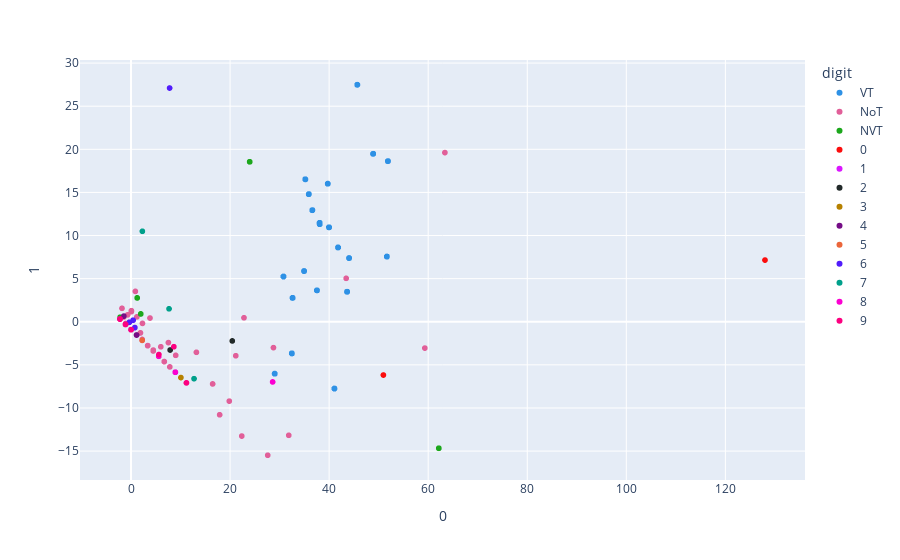

Notebook source saved alongside this figure:
### Code cell
# TED on all layers in the network 

def aggregate_by_all_layers(output_label):
    inputs_container = []
    
    first_key = list(topological_representation.keys())[0]
    labels_container = np.repeat(output_label, len(topological_representation[first_key][output_label]))
    for l in topological_representation.keys():
        temp = []
        for j in range(len(topological_representation[l][output_label])):
            temp.append(topological_representation[l][output_label][j])
        if temp:
            inputs_container.append(np.array(temp))

    return np.array(inputs_container).T, np.array(labels_container)


inputs_all_benign = []
labels_all_benign = []

inputs_all_unknown = []
labels_all_unknown = []

first_key = list(topological_representation.keys())[0]
class_name = list(topological_representation[first_key])

for inx in class_name:

    inputs, labels = aggregate_by_all_layers(output_label=inx)

    if inx != VT_TEMP_LABEL and inx != NVT_TEMP_LABEL and inx != NoT_TEMP_LABEL:
        inputs_all_benign.append(np.array(inputs))
        labels_all_benign.append(np.array(labels))
    else:
        inputs_all_unknown.append(np.array(inputs))
        labels_all_unknown.append(np.array(labels))

inputs_all_benign = np.concatenate(inputs_all_benign)
labels_all_benign = np.concatenate(labels_all_benign)

inputs_all_unknown = np.concatenate(inputs_all_unknown)
labels_all_unknown = np.concatenate(labels_all_unknown)

pca_t = sklearn_PCA(n_components=2)
pca_fit = pca_t.fit(inputs_all_benign)

benign_trajectories = pca_fit.transform(inputs_all_benign)
trajectories = pca_fit.transform(np.concatenate((inputs_all_unknown, inputs_all_benign), axis=0))

df_classes = pd.DataFrame(np.concatenate((labels_all_unknown, labels_all_benign), axis=0))

fig_ = px.scatter(
    trajectories, x=0, y=1, color=df_classes[0].astype(str), labels={'color': 'digit'},
    color_discrete_sequence=px.colors.qualitative.Dark24,
)

fig_.show()

pca = PCA(contamination=0.05)
pca.fit(inputs_all_benign)

y_train_pred = pca.labels_
y_train_scores = pca.decision_scores_
y_train_scores = pca.decision_function(inputs_all_benign)
y_train_pred = pca.predict(inputs_all_benign)

y_test_scores = pca.decision_function(inputs_all_unknown)
y_test_pred = pca.predict(inputs_all_unknown)
prediction_mask = (y_test_pred == 1)
prediction_labels = labels_all_unknown[prediction_mask]
label_counts = Counter(prediction_labels)

for label, count in label_counts.items():
    print(f'Label {label}: {count}')

fpr, tpr, thresholds = metrics.roc_curve((labels_all_unknown == VT_TEMP_LABEL).astype(int), y_test_scores, pos_label=1)
print("AUC:", metrics.auc(fpr, tpr))

tn, fp, fn, tp = confusion_matrix((labels_all_unknown == VT_TEMP_LABEL).astype(int), y_test_pred).ravel()
print("TPR:", tp / (tp + fn))
print("True Positives (TP):", tp)
print("False Positives (FP):", fp)
print("True Negatives (TN):", tn)
print("False Negatives (FN):", fn)

### Figure 1 — Plotly figure (JSON) as saved in the notebook; plotly's stock layout.template omitted (floating-point values rounded to 4 significant figures; data arrays with more than 128 entries replaced by an {"elided": "..."} marker saying what was removed)
{"data": [{"hovertemplate": "digit=VT<br>0=%{x}<br>1=%{y}<extra></extra>", "legendgroup": "VT", "marker": {"color": "#2E91E5", "symbol": "circle"}, "mode": "markers", "name": "VT", "showlegend": true, "type": "scattergl", "x": {"elided": "1000 float values"}, "xaxis": "x", "y": {"elided": "1000 float values"}, "yaxis": "y"}, {"hovertemplate": "digit=NoT<br>0=%{x}<br>1=%{y}<extra></extra>", "legendgroup": "NoT", "marker": {"color": "#E15F99", "symbol": "circle"}, "mode": "markers", "name": "NoT", "showlegend": true, "type": "scattergl", "x": {"elided": "500 float values"}, "xaxis": "x", "y": {"elided": "500 float values"}, "yaxis": "y"}, {"hovertemplate": "digit=NVT<br>0=%{x}<br>1=%{y}<extra></extra>", "legendgroup": "NVT", "marker": {"color": "#1CA71C", "symbol": "circle"}, "mode": "markers", "name": "NVT", "showlegend": true, "type": "scattergl", "x": {"elided": "500 float values"}, "xaxis": "x", "y": {"elided": "500 float values"}, "yaxis": "y"}, {"hovertemplate": "digit=0<br>0=%{x}<br>1=%{y}<extra></extra>", "legendgroup": "0", "marker": {"color": "#FB0D0D", "symbol": "circle"}, "mode": "markers", "name": "0", "showlegend": true, "type": "scattergl", "x": [-2.227, -2.227, -1.109, -2.227, -2.227, -2.227, -2.227, 128.0, -1.109, -2.227, -2.227, -2.227, -2.227, 50.95, -1.109, -2.227, -1.109, -2.227, -2.227], "xaxis": "x", "y": [0.3156, 0.3156, -0.3013, 0.3156, 0.3156, 0.3156, 0.3156, 7.154, -0.3013, 0.3156, 0.3156, 0.3156, 0.3156, -6.179, -0.3013, 0.3156, -0.3013, 0.3156, 0.3156], "yaxis": "y"}, {"hovertemplate": "digit=1<br>0=%{x}<br>1=%{y}<extra></extra>", "legendgroup": "1", "marker": {"color": "#DA16FF", "symbol": "circle"}, "mode": "markers", "name": "1", "showlegend": true, "type": "scattergl", "x": [-2.227, -2.227, -2.227, -2.227, -2.227, -2.227, -2.227, -2.227, -2.227, -2.227, -2.227, -2.227, -2.227, -2.227, -2.227, -2.227, -2.227, -2.227, -2.227, -2.227, -2.227], "xaxis": "x", "y": [0.3156, 0.3156, 0.3156, 0.3156, 0.3156, 0.3156, 0.3156, 0.3156, 0.3156, 0.3156, 0.3156, 0.3156, 0.3156, 0.3156, 0.3156, 0.3156, 0.3156, 0.3156, 0.3156, 0.3156, 0.3156], "yaxis": "y"}, {"hovertemplate": "digit=2<br>0=%{x}<br>1=%{y}<extra></extra>", "legendgroup": "2", "marker": {"color": "#222A2A", "symbol": "circle"}, "mode": "markers", "name": "2", "showlegend": true, "type": "scattergl", "x": [0.008742, -1.109, -2.227, -2.227, -2.227, -2.227, -2.227, -2.227, -2.227, -2.227, -2.227, 7.897, -2.227, -2.227, -2.227, -2.227, -1.109, -2.227, -2.227, 20.45, 8.95, -2.227, -2.227, 0.008742, -2.227], "xaxis": "x", "y": [-0.9182, -0.3013, 0.3156, 0.3156, 0.3156, 0.3156, 0.3156, 0.3156, 0.3156, 0.3156, 0.3156, -3.277, 0.3156, 0.3156, 0.3156, 0.3156, -0.3013, 0.3156, 0.3156, -2.224, -5.853, 0.3156, 0.3156, -0.9182, 0.3156], "yaxis": "y"}, {"hovertemplate": "digit=3<br>0=%{x}<br>1=%{y}<extra></extra>", "legendgroup": "3", "marker": {"color": "#B68100", "symbol": "circle"}, "mode": "markers", "name": "3", "showlegend": true, "type": "scattergl", "x": [-2.227, -2.227, -2.227, -2.227, -2.227, -1.109, -2.227, -1.109, 10.07, -2.227, -2.227, -1.109, -2.227, -1.109, -1.109, -1.109, -2.227, -2.227, -1.109, -2.227, 0.008742, -2.227, -2.227], "xaxis": "x", "y": [0.3156, 0.3156, 0.3156, 0.3156, 0.3156, -0.3013, 0.3156, -0.3013, -6.47, 0.3156, 0.3156, -0.3013, 0.3156, -0.3013, -0.3013, -0.3013, 0.3156, 0.3156, -0.3013, 0.3156, -0.9182, 0.3156, 0.3156], "yaxis": "y"}, {"hovertemplate": "digit=4<br>0=%{x}<br>1=%{y}<extra></extra>", "legendgroup": "4", "marker": {"color": "#750D86", "symbol": "circle"}, "mode": "markers", "name": "4", "showlegend": true, "type": "scattergl", "x": [8.95, -2.227, -1.109, -2.227, -2.227, -2.227, 1.126, -1.444, -2.227, -2.227, -2.227, -2.227, -2.227, -2.227, -2.227, -1.109, -1.109, 0.008742, 0.008742, -1.109], "xaxis": "x", "y": [-5.853, 0.3156, -0.3013, 0.3156, 0.3156, 0.3156, -1.535, 0.658, 0.3156, 0.3156, 0.3156, 0.3156, 0.3156, 0.3156, 0.3156, -0.3013, -0.3013, -0.9182, -0.9182, -0.3013], "yaxis": "y"}, {"hovertemplate": "digit=5<br>0=%{x}<br>1=%{y}<extra></extra>", "legendgroup": "5", "marker": {"color": "#EB663B", "symbol": "circle"}, "mode": "markers", "name": "5", "showlegend": true, "type": "scattergl", "x": [2.244, -2.227, -2.227, -2.227, -1.109, -2.227, -2.227, -2.227, -2.227, -2.227, -2.227, -2.227, -2.227, -1.109, -2.227, -2.227, -2.227, -2.227, 0.008742, -2.227, -2.227, -2.227, -2.227, -2.227, -2.227, 5.597], "xaxis": "x", "y": [-2.152, 0.3156, 0.3156, 0.3156, -0.3013, 0.3156, 0.3156, 0.3156, 0.3156, 0.3156, 0.3156, 0.3156, 0.3156, -0.3013, 0.3156, 0.3156, 0.3156, 0.3156, -0.9182, 0.3156, 0.3156, 0.3156, 0.3156, 0.3156, 0.3156, -4.003], "yaxis": "y"}, {"hovertemplate": "digit=6<br>0=%{x}<br>1=%{y}<extra></extra>", "legendgroup": "6", "marker": {"color": "#511CFB", "symbol": "circle"}, "mode": "markers", "name": "6", "showlegend": true, "type": "scattergl", "x": [-2.227, 0.008742, 0.4239, -2.227, -2.227, -0.3426, -2.227, -2.227, 0.7752, -2.227, -2.227, -2.227, -2.227, 7.784, -2.227, -2.227], "xaxis": "x", "y": [0.3156, -0.9182, 0.1827, 0.3156, 0.3156, -0.0593, 0.3156, 0.3156, -0.6762, 0.3156, 0.3156, 0.3156, 0.3156, 27.11, 0.3156, 0.3156], "yaxis": "y"}, {"hovertemplate": "digit=7<br>0=%{x}<br>1=%{y}<extra></extra>", "legendgroup": "7", "marker": {"color": "#00A08B", "symbol": "circle"}, "mode": "markers", "name": "7", "showlegend": true, "type": "scattergl", "x": [7.673, -2.227, -2.227, -2.227, -2.227, -2.227, -2.227, -2.227, -2.227, -2.227, 12.72, -2.227, -2.227, -2.227, 2.289, -2.227, -2.227], "xaxis": "x", "y": [1.501, 0.3156, 0.3156, 0.3156, 0.3156, 0.3156, 0.3156, 0.3156, 0.3156, 0.3156, -6.603, 0.3156, 0.3156, 0.3156, 10.49, 0.3156, 0.3156], "yaxis": "y"}, {"hovertemplate": "digit=8<br>0=%{x}<br>1=%{y}<extra></extra>", "legendgroup": "8", "marker": {"color": "#FB00D1", "symbol": "circle"}, "mode": "markers", "name": "8", "showlegend": true, "type": "scattergl", "x": [-2.227, -1.109, -1.109, 0.008742, 8.95, -2.227, -1.109, -2.227, 5.597, -2.227, 0.008742, -1.109, 28.59], "xaxis": "x", "y": [0.3156, -0.3013, -0.3013, -0.9182, -5.853, 0.3156, -0.3013, 0.3156, -4.003, 0.3156, -0.9182, -0.3013, -6.98], "yaxis": "y"}, {"hovertemplate": "digit=9<br>0=%{x}<br>1=%{y}<extra></extra>", "legendgroup": "9", "marker": {"color": "#FC0080", "symbol": "circle"}, "mode": "markers", "name": "9", "showlegend": true, "type": "scattergl", "x": [-2.227, -2.227, -2.227, -2.227, -2.227, -2.227, 5.629, -2.227, 8.651, -2.227, -2.227, 11.19, -2.227, -2.227, -2.227, 0.008742, -2.227, -1.109, -2.227, -2.227], "xaxis": "x", "y": [0.3156, 0.3156, 0.3156, 0.3156, 0.3156, 0.3156, -3.802, 0.3156, -2.894, 0.3156, 0.3156, -7.087, 0.3156, 0.3156, 0.3156, -0.9182, 0.3156, -0.3013, 0.3156, 0.3156], "yaxis": "y"}], "layout": {"legend": {"title": {"text": "digit"}, "tracegroupgap": 0}, "margin": {"t": 60}, "xaxis": {"anchor": "y", "domain": [0, 1], "title": {"text": "0"}}, "yaxis": {"anchor": "x", "domain": [0, 1], "title": {"text": "1"}}}}
